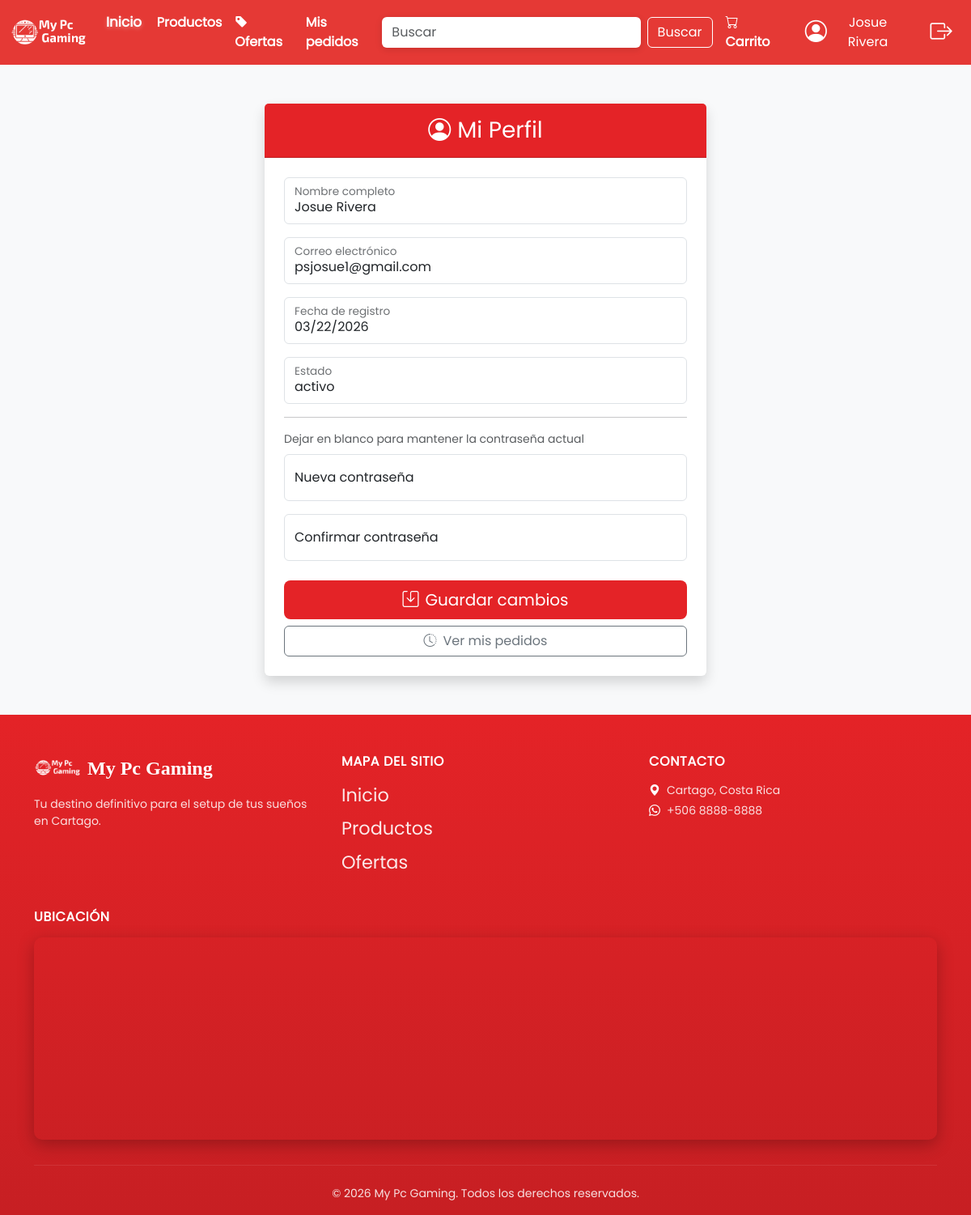
The page /Views/usuario/usuario.php (signed in) on the database its author committed.
### tables this page shows
CREATE TABLE `usuario` (
  `idUsuario` int NOT NULL AUTO_INCREMENT,
  `idRol` int NOT NULL DEFAULT '2',
  `nombreCompleto` varchar(100) NOT NULL,
  `emailUsuario` varchar(100) NOT NULL,
  `passwordUsuario` varchar(255) NOT NULL,
  `fechaRegistro` date DEFAULT NULL,
  `estadoUsuario` enum('activo','inactivo') DEFAULT 'activo',
  PRIMARY KEY (`idUsuario`),
  UNIQUE KEY `emailUsuario` (`emailUsuario`),
  KEY `idRol` (`idRol`),
  CONSTRAINT `usuario_ibfk_1` FOREIGN KEY (`idRol`) REFERENCES `rol` (`idRol`)
);

### Models/usuarioModel.php (called while the page is built, shortened)
<?php
function ObtenerUsuarioPorIdModel($idUsuario)
{
    $conexion = OpenDatabase();
    $consultaSQL = "CALL sp_ObtenerUsuarioPorId(?)";
    $consultaPreparada = $conexion->prepare($consultaSQL);
    $consultaPreparada->bind_param("i", $idUsuario);
    $consultaPreparada->execute();
    $resultado = $consultaPreparada->get_result();
    $usuario = $resultado->fetch_assoc();
    return $usuario;
}

### Controllers/usuarioController.php (called while the page is built, shortened)
<?php
include_once $_SERVER["DOCUMENT_ROOT"] . "/proyectoWebCS/Models/usuarioModel.php";
function ObtenerUsuarioPorIdController($idUsuario)
{
    return ObtenerUsuarioPorIdModel($idUsuario);
}

### Views/usuario/usuario.php (the view, shortened to what this page needs)
<?php
include_once $_SERVER["DOCUMENT_ROOT"] . "/proyectoWebCS/Controllers/usuarioController.php";
$usuario = ObtenerUsuarioPorIdController($_SESSION['idUsuario']);
$campos = [
    ['label' => 'Nombre completo',    'name' => 'nombreCompleto',  'type' => 'text',  'value' => $usuario['nombreCompleto'],  'readonly' => false],
    ['label' => 'Correo electrónico', 'name' => 'emailUsuario',    'type' => 'email', 'value' => $usuario['emailUsuario'],    'readonly' => true],
    ['label' => 'Fecha de registro',  'name' => 'fechaRegistro',   'type' => 'date',  'value' => $usuario['fechaRegistro'],   'readonly' => true],
    ['label' => 'Estado',             'name' => 'estadoUsuario',   'type' => 'text',  'value' => $usuario['estadoUsuario'],   'readonly' => true],
];
?>
<!DOCTYPE html>
<html lang="es">
<head>
    <link href="https://cdn.jsdelivr.net/npm/bootstrap@5.3.3/dist/css/bootstrap.min.css" rel="stylesheet">
    <link rel="stylesheet" href="https://cdn.jsdelivr.net/npm/bootstrap-icons@1.10.5/font/bootstrap-icons.css">
    <link rel="stylesheet" href="../assets/css/main.css">
</head>
<body class="bg-light">
    <?php require('../components/nav.php') ?>
    <div class="container my-5">
        <div class="row justify-content-center">
            <div class="col-md-8 col-lg-6">
                <div class="card shadow border-0 rounded-lg">
                    <div class="card-header backgroundPrincipal text-white text-center py-3">
                        <h3 class="mb-0"><i class="bi bi-person-circle me-2"></i>Mi Perfil</h3>
                    </div>
                    <div class="card-body p-4">
                        <form action="../../Controllers/usuarioController.php" method="POST" id="formPerfil">
                            <?php foreach ($campos as $campo): ?>
                                <div class="form-floating mb-3">
                                    <input
                                        type="<?= htmlspecialchars($campo['type']) ?>"
                                        class="form-control"
                                        id="input_<?= htmlspecialchars($campo['name']) ?>"
                                        name="<?= htmlspecialchars($campo['name']) ?>"
                                        placeholder="<?= htmlspecialchars($campo['label']) ?>"
                                        value="<?= htmlspecialchars($campo['value'] ?? '') ?>"
                                        <?= $campo['readonly'] ? 'readonly' : '' ?>
                                    >
                                    <label for="input_<?= htmlspecialchars($campo['name']) ?>">
                                    </label>
                                </div>
                            <?php endforeach; ?>
                            <hr class="my-3">
                            <p class="text-muted small mb-2">Dejar en blanco para mantener la contraseña actual</p>
                            <div class="form-floating mb-3">
                                <input type="password" class="form-control" id="inputPasswordNueva" name="passwordNueva" placeholder="Nueva contraseña">
                                <label for="inputPasswordNueva">Nueva contraseña</label>
                            </div>
                            <div class="form-floating mb-3">
                                <input type="password" class="form-control" id="inputConfirmarPassword" name="confirmarPassword" placeholder="Confirmar contraseña">
                                <label for="inputConfirmarPassword">Confirmar contraseña</label>
                            </div>
                            <div class="d-grid mt-4">
                                <button type="submit" class="btn backgroundPrincipal btn-lg text-white">
                                    <i class="bi bi-save me-2"></i>Guardar cambios
                                </button>
                            </div>
                            <div class="d-grid mt-2">
                                <a href="/proyectoWebCS/Views/usuario/pedidos.php" class="btn btn-outline-secondary">
                                    <i class="bi bi-clock-history me-2"></i>Ver mis pedidos
                                </a>
                            </div>
                        </form>
                    </div>
                </div>
            </div>
        </div>
    </div>
    <?php require('../components/footer.php') ?>
</body>
</html>

### Views/assets/css/main.css (style rules this page uses)
html, body { height: 100%; }
body { min-height: 100vh; display: flex; flex-direction: column; }
:root { --primer-color: #e42327; --segundo-color: #E4E4E4; --background-color: #ffffff; --segundo-background-color: #EEEFF0; --tercer-color: #030B13; --sombra-principal: rgba(0, 0, 0, 0.5) 0px 2px 8px 0px; --sombra-secundaria: rgb(31 32 33 / 8%) 0px 2px 8px 0px, rgb(14 30 37 / 3%) 0px 2px 12px 0px; --sombra-ter: rgba(223, 223, 223, 0.5) 0px 2px 8px 0px; --fonts-Titulo-uno: "Titulo-Uno"; --fonts-Titulo-dos: "Titulo-Dos"; --fonts-size-title-uno: 2.2rem; --fonts-size-title-dos: 3.2rem; --fonts-size-title-tres: 4.0rem; --fonts-Texto-uno: "Texto-uno"; --fonts-size-Texto-uno: 1.6rem; --fonts-size-Texto-dos: 1.8rem; --fonts-size-Texto-tres: 2.4rem; --bs-primary: #e42327; --bs-primary-rgb: 228, 35, 39; --bs-link-color: #e42327; --bs-link-hover-color: #b81b1f; }
* { margin: 0; padding: 0; border: 0; font-size: 100%; font: inherit; }
body { line-height: 1; }
body { font-family: var(--fonts-Texto-uno); background-color: var(--background-color); color: var(--primer-color); line-height: 1.5; }
h1, h2, h3, h4, h5, h6 { font-weight: normal; margin: 0 0 10px 0; }
a { color: var(--primer-color); text-decoration: none; }
.backgroundPrincipal { background-color: var(--primer-color)!important; color: var(--background-color)!important; }

### rows shown on the page
usuario: emailUsuario "psjosue1@gmail.com", fechaRegistro "03/22/2026", estadoUsuario "activo"

### other values the page prints
$_SESSION['nombreCompleto'] "Josue Rivera"
